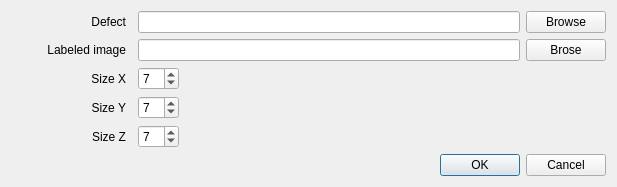
<?xml version="1.0" encoding="UTF-8"?>
<ui version="4.0">
 <class>DensityMapDialog</class>
 <widget class="QDialog" name="DensityMapDialog">
  <property name="geometry">
   <rect>
    <x>0</x>
    <y>0</y>
    <width>617</width>
    <height>177</height>
   </rect>
  </property>
  <property name="windowTitle">
   <string>Dialog</string>
  </property>
  <layout class="QGridLayout" name="gridLayout">
   <item row="4" column="4">
    <widget class="QPushButton" name="pbDefect">
     <property name="text">
      <string>Browse</string>
     </property>
    </widget>
   </item>
   <item row="5" column="1">
    <widget class="QLabel" name="label">
     <property name="text">
      <string>Labeled image</string>
     </property>
     <property name="alignment">
      <set>Qt::AlignRight|Qt::AlignTrailing|Qt::AlignVCenter</set>
     </property>
    </widget>
   </item>
   <item row="9" column="1" colspan="4">
    <widget class="QDialogButtonBox" name="buttonBox">
     <property name="orientation">
      <enum>Qt::Horizontal</enum>
     </property>
     <property name="standardButtons">
      <set>QDialogButtonBox::Cancel|QDialogButtonBox::Ok</set>
     </property>
    </widget>
   </item>
   <item row="4" column="3">
    <widget class="QLineEdit" name="leDefect"/>
   </item>
   <item row="5" column="3">
    <widget class="QLineEdit" name="leLabeledImg"/>
   </item>
   <item row="4" column="1">
    <widget class="QLabel" name="label_2">
     <property name="text">
      <string>Defect</string>
     </property>
     <property name="alignment">
      <set>Qt::AlignRight|Qt::AlignTrailing|Qt::AlignVCenter</set>
     </property>
    </widget>
   </item>
   <item row="5" column="4">
    <widget class="QPushButton" name="pbLabeledImg">
     <property name="text">
      <string>Brose</string>
     </property>
    </widget>
   </item>
   <item row="4" column="0">
    <widget class="iAColorBox" name="cbDefect" native="true">
     <property name="minimumSize">
      <size>
       <width>30</width>
       <height>0</height>
      </size>
     </property>
     <property name="maximumSize">
      <size>
       <width>30</width>
       <height>16777215</height>
      </size>
     </property>
    </widget>
   </item>
   <item row="6" column="1">
    <widget class="QLabel" name="label_3">
     <property name="text">
      <string>Size X</string>
     </property>
     <property name="alignment">
      <set>Qt::AlignRight|Qt::AlignTrailing|Qt::AlignVCenter</set>
     </property>
    </widget>
   </item>
   <item row="6" column="3">
    <widget class="QSpinBox" name="sbSizeX">
     <property name="sizePolicy">
      <sizepolicy hsizetype="Maximum" vsizetype="Fixed">
       <horstretch>0</horstretch>
       <verstretch>0</verstretch>
      </sizepolicy>
     </property>
     <property name="value">
      <number>7</number>
     </property>
    </widget>
   </item>
   <item row="7" column="1">
    <widget class="QLabel" name="label_4">
     <property name="text">
      <string>Size Y</string>
     </property>
     <property name="alignment">
      <set>Qt::AlignRight|Qt::AlignTrailing|Qt::AlignVCenter</set>
     </property>
    </widget>
   </item>
   <item row="8" column="1">
    <widget class="QLabel" name="label_5">
     <property name="text">
      <string>Size Z</string>
     </property>
     <property name="alignment">
      <set>Qt::AlignRight|Qt::AlignTrailing|Qt::AlignVCenter</set>
     </property>
    </widget>
   </item>
   <item row="7" column="3">
    <widget class="QSpinBox" name="sbSizeY">
     <property name="sizePolicy">
      <sizepolicy hsizetype="Maximum" vsizetype="Fixed">
       <horstretch>0</horstretch>
       <verstretch>0</verstretch>
      </sizepolicy>
     </property>
     <property name="value">
      <number>7</number>
     </property>
    </widget>
   </item>
   <item row="8" column="3">
    <widget class="QSpinBox" name="sbSizeZ">
     <property name="sizePolicy">
      <sizepolicy hsizetype="Maximum" vsizetype="Fixed">
       <horstretch>0</horstretch>
       <verstretch>0</verstretch>
      </sizepolicy>
     </property>
     <property name="value">
      <number>7</number>
     </property>
    </widget>
   </item>
  </layout>
 </widget>
 <customwidgets>
  <customwidget>
   <class>iAColorBox</class>
   <extends>QWidget</extends>
   <header>iAColorBox.h</header>
   <container>1</container>
  </customwidget>
 </customwidgets>
 <resources/>
 <connections>
  <connection>
   <sender>buttonBox</sender>
   <signal>accepted()</signal>
   <receiver>DensityMapDialog</receiver>
   <slot>accept()</slot>
   <hints>
    <hint type="sourcelabel">
     <x>248</x>
     <y>254</y>
    </hint>
    <hint type="destinationlabel">
     <x>157</x>
     <y>274</y>
    </hint>
   </hints>
  </connection>
  <connection>
   <sender>buttonBox</sender>
   <signal>rejected()</signal>
   <receiver>DensityMapDialog</receiver>
   <slot>reject()</slot>
   <hints>
    <hint type="sourcelabel">
     <x>316</x>
     <y>260</y>
    </hint>
    <hint type="destinationlabel">
     <x>286</x>
     <y>274</y>
    </hint>
   </hints>
  </connection>
 </connections>
</ui>
